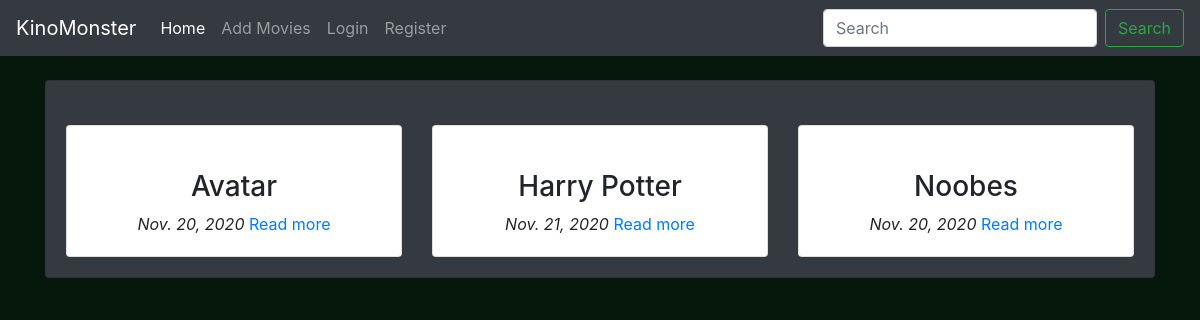
The page / on the database its author committed.
### main/models.py (models this page shows, shortened)
class Movie(models.Model):
    name = models.CharField(max_length=300)
    director = models.CharField(max_length=100)
    cast = models.CharField(max_length=800)
    description = models.TextField(max_length=5000)
    release_date = models.DateField()
    averageRating = models.FloatField(default=0)
    image = models.URLField(default=None, null=True)

### main/views.py (the view)
# urls.py: path('', views.home, name='home'),
def home(request):
    query = request.GET.get('title')
    allMovies = None
    if query:
        allMovies = Movie.objects.filter(name__icontains=query)
    else:
        allMovies = Movie.objects.all()
    context = {
        'movies': allMovies,
    }
    return render(request, 'main/index.html', context)

### main/templates/main/index.html (shortened to what this page needs)
{% extends 'main/base.html' %}
{% block content %}
    <div class="container">
        <br>
        <div class="card" id="backdrop">
            <div class="card-body">
                <div class="row">
                    {% for movie in movies %}
                    <div class="col-md-4">
                        <br>
                        <div class="card">
                            <div class="card-body">
                                <div class="text-center">
                                    <h3 class="text-center">{{ movie.name }}</h3>
                                    <i>{{ movie.release_date }}</i>
                                    <a href="{% url 'main:detail' movie.id %}">Read more</a>
                                </div>
                            </div>
                        </div>
                    </div>
                    {% endfor %}
                </div>
            </div>
        </div>
    </div>
{% endblock content %}

### main/templates/main/base.html (shortened to what this page needs)
<!doctype html>
<html lang="en">
  <head>
    <link rel="stylesheet" href="https://cdn.jsdelivr.net/npm/bootstrap@4.5.3/dist/css/bootstrap.min.css">
    {% load static %}
    <link rel="stylesheet" href="{% static  'css/main.css' %}">
  </head>
  <body>
    <nav class="navbar navbar-expand-lg navbar-dark bg-dark text-white">
      <a class="navbar-brand" href="{% url 'main:home' %}">KinoMonster</a>
      <div class="collapse navbar-collapse" id="navbarSupportedContent">
        <ul class="navbar-nav mr-auto">
          <li class="nav-item active">
            <a class="nav-link" href="{% url 'main:home' %}">Home <span class="sr-only">(current)</span></a>
          </li>
          <li class="nav-item">
            <a class="nav-link" href="{% url 'main:add_movies' %}">Add Movies</a>
          </li>
          {% if user.is_authenticated %}
          <li class="nav-item dropdown">
            <a class="nav-link dropdown-toggle" href="#" id="navbarDropdown" role="button" data-toggle="dropdown" aria-haspopup="true" aria-expanded="false">
              {{ user.username }}
            </a>
            <div class="dropdown-menu" aria-labelledby="navbarDropdown">
              <a class="dropdown-item" href="#">My Profile</a>
              <div class="dropdown-divider"></div>
              <a class="dropdown-item" href="{% url 'accounts:logout' %}" onclick="return confirm('Are you sure you want to logout?');">Logout</a>
            </div>
          </li>
          {% else %}
              <li class="nav-item">
                <a class="nav-link" href="{% url 'accounts:login' %}">Login</a>
              </li>
              <li class="nav-item">
                <a class="nav-link" href="{% url 'accounts:register' %}">Register</a>
              </li>
          {% endif %}
        </ul>
        <form class="form-inline my-2 my-lg-0" method="GET" action="{% url 'main:home' %}">
          <input class="form-control mr-sm-2" type="search" placeholder="Search" aria-label="Search" name="title">
          <button class="btn btn-outline-success my-2 my-sm-0" type="submit">Search</button>
        </form>
      </div>
    </nav>
    {% block content %}
    {% endblock content %}
  </body>
</html>

### main/static/css/main.css (style rules this page uses)
body { background-color: #06170c; }
#backdrop { background-color: #343A40; }

### rows shown on the page
Movie: name "Avatar", release_date "Nov. 20, 2020"
Movie: name "Harry Potter", release_date "Nov. 21, 2020"
Movie: name "Noobes", release_date "Nov. 20, 2020"
